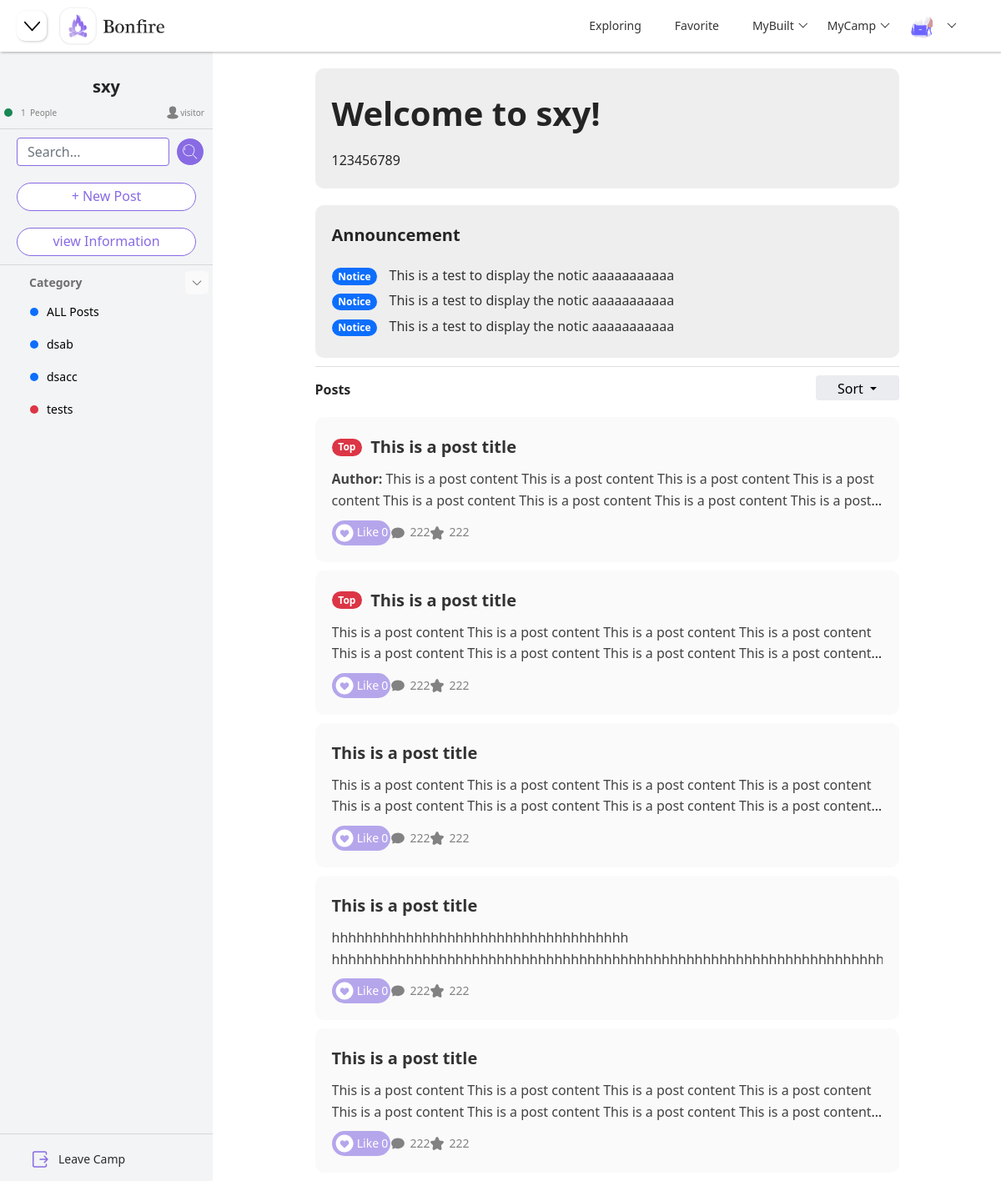
Before: /camp/4 (signed in) with the older database file.
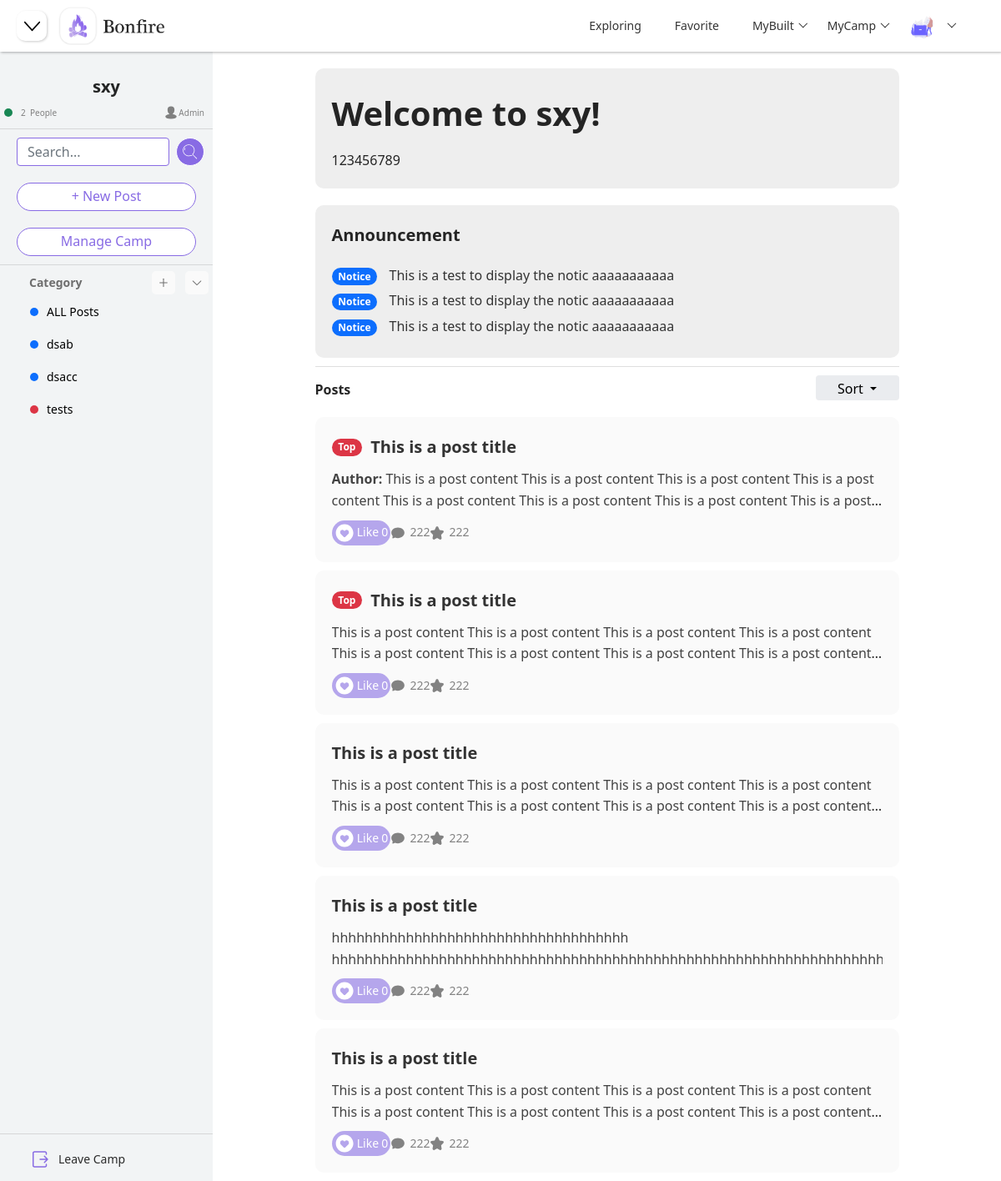
After: the same page with the newer database file.
### models.py (models this page shows)
class CampUserModel(db.Model):
    __tablename__ = "camp_user"
    id = db.Column(db.Integer, primary_key=True, autoincrement=True)
    join_time = db.Column(db.DateTime, default=datetime.now)
    identity = db.Column(db.String(100), nullable=False, unique=False)
    user_id = db.Column(db.Integer, db.ForeignKey("user.id"))
    camp_id = db.Column(db.Integer, db.ForeignKey("camp.id"))
    user = db.relationship("UserModel", backref="camps")
    camp = db.relationship("CampModel", backref="users")

### blueprints/camp.py (the view)
class Camp(Resource):
    def get(self, camp_id):
        session["camp_id"] = camp_id
        camp = CampModel.query.filter_by(id=camp_id).first()
        camp_user = CampUserModel.query.filter_by(camp_id=camp_id).all()
        users_num = len(camp_user)
        camp_dict = {"camp_id": camp.id, "camp_name": camp.name, "camp_description": camp.description,
                     "camp_background": camp.background, "users_num": users_num}
        user_id = session.get("user_id")
        if user_id:
            camp_user = CampUserModel.query.filter_by(user_id=user_id, camp_id=camp_id).first()
            if camp_user:
                identity = camp_user.identity
            else:
                identity = "visitor"
        else:
            identity = "visitor"
        categories = CategoryModel.query.filter_by(camp_id=camp_id).all()
        categories_list = []
        categories_dict = {}
        for category in categories:
            categories_dict["category_id"] = category.id
            categories_dict["category_name"] = category.name
            categories_dict["category_color"] = category.color
            categories_list.append(categories_dict)
            categories_dict = {}
        camp_builders = get_all_camp_builder()
        camp_joins = get_all_camp_join()
        return render_template("camp.html", camp=camp_dict, categories=categories_list, identity=identity,
                               camp_builders=camp_builders, camp_joins=camp_joins)

### app.py (called while the page is built)
@app.before_request
def before_request():
    user_id = session.get("user_id")
    if user_id:
        try:
            user = UserModel.query.get(user_id)
            g.user = user
        except:
            g.user = None

@app.context_processor
def context_processor():
    if hasattr(g, "user"):
        return {"user": g.user}
    else:
        return {}

### blueprints/camp.py (called while the page is built)
@api.representation('text/html')
def output_html(data, code, headers=None):
    if isinstance(data, str):
        resp = Response(data)
        return resp
    else:
        return Response(json.dumps(data), mimetype='application/json')

### controller.py (called while the page is built)
def get_all_camp_builder():
    user_id = session.get("user_id")
    if user_id:
        camp_user = CampUserModel.query.filter_by(user_id=user_id, identity="Builder").all()
        camps = []
        camp_dict = {}
        for camp in camp_user:
            camp_dict["camp_id"] = camp.camp_id
            camp = CampModel.query.filter_by(id=camp.camp_id).first()
            camp_dict["camp_name"] = camp.name
            camps.append(camp_dict)
            camp_dict = {}
        return camps
    else:
        return {}

### templates/camp.html (shortened to what this page needs)
{% extends "components/index_navi.html" %}
{% block head %}
    <link rel="stylesheet" href="{{ url_for('static', filename='css/camp.css') }}">
{% endblock %}
{% block navi_shrink %}
    <button class="justify-content-start shrink-btn" onclick="side()">
    </button>
{% endblock %}
{% block body %}
    {% include "components/camp_side.html" %}
    {% include "components/show_posts.html" %}
{% endblock %}

### templates/components/camp_side.html (shortened to what the changed rows need)
<div class="container-fluid" id="main-body">
    <div class="side-menu" id="side-menu">
        <div id="hide-menu">
            <div class="camp-info" id="camp-info">
                <h3 class="camp-name">
                </h3>
                <div class="people-info">
                    <div class="item-info-people">
                        <div class="circle bg-success"></div>
                        <p class="info-people">{{ camp["users_num"] }} &nbsp</p>
                        <p class="info-people">People</p>
                    </div>
                    <div class="camp-identity">
                        <p class="info-people">{{ identity }}</p>
                    </div>
                </div>
            </div>
            <hr class="segmentation">
            <form class="d-flex" id="search-bar" method="get">
                <input class="form-control me-2 add-input" type="search" placeholder="Search..." name="todos">
                <button class="btn btn-primary" type="submit" id="search-btn">
                </button>
            </form>
            <button class="side-btn">
                + New Post
            </button>
            {% if identity == "Admin" or identity == "Builder" %}
                <button class="side-btn">
                    Manage Camp
                </button>
            {% else %}
                <button class="side-btn">
                    view Information
                </button>
            {% endif %}
            <hr class="segmentation">
            <div class="side-title">
                <p id="category_list">Category</p>
                {% if identity == "Admin" or identity=="Builder" %}
                    <button type="button" class="side-title-btn" id="side-title-btn1" data-bs-toggle="modal"
                            data-bs-target="#category-add">
                    </button>
                {% endif %}
                <button style="transform: rotate(0deg)" type="button" class="btn-toggle side-title-btn"
                        id="side-title-btn2"
                        onclick="rotate()" data-bs-toggle="collapse" data-bs-target="#dashboard">
                </button>
            </div>
            <div class="collapse show" id="dashboard">
                <div class="side-list2 side-list3">
                </div>
            </div>
            <div class="side-bottom">
                <hr class="segmentation">
                <div class="dropdown">
                </div>
            </div>
        </div>
    </div>
</div>

Changed rows visible on the page:
added CampUserModel: identity "Admin"
Other visible differences:
{{ camp["users_num"] }}: "1" → "2"
{{ identity }}: "visitor" → (not shown)
text no longer shown: "view Information"
text now shown: "Manage Camp"
